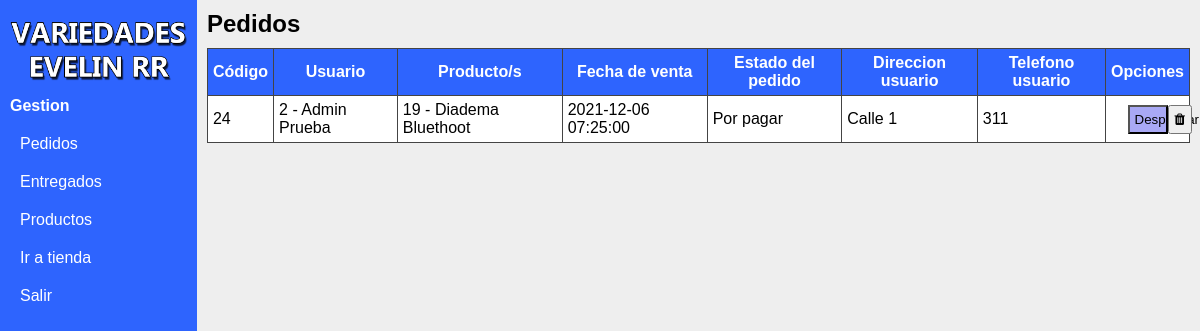
Screenshot of /Gestion-VERR/main.php with the database file from the repository.
### tables this page shows
CREATE TABLE `pedido` (
  `codped` int(11) NOT NULL,
  `codusu` int(11) NOT NULL,
  `codpro` int(11) NOT NULL,
  `fecped` datetime NOT NULL,
  `estado` int(11) NOT NULL,
  `dirusuped` varchar(50) NOT NULL,
  `telusuped` varchar(12) NOT NULL
);

CREATE TABLE `usuario` (
  `codusu` int(11) NOT NULL,
  `nomusu` varchar(50) DEFAULT NULL,
  `apeusu` varchar(50) DEFAULT NULL,
  `emausu` varchar(50) NOT NULL,
  `pasusu` varchar(20) NOT NULL,
  `rolusu` varchar(20) NOT NULL,
  `estado` int(11) NOT NULL
);

CREATE TABLE `producto` (
  `codpro` int(11) NOT NULL,
  `nompro` varchar(50) DEFAULT NULL,
  `despro` varchar(100) DEFAULT NULL,
  `prepro` int(11) DEFAULT NULL,
  `estado` int(11) DEFAULT NULL,
  `rutimapro` varchar(100) DEFAULT NULL,
  `canpro` int(11) NOT NULL
);

### Gestion-VERR/main.php (the view, shortened to what this page needs)
<?php
	include('config/conexion.php');
?>
<!DOCTYPE html>
<html>
<head>
	<link rel="stylesheet" type="text/css" href="css/index.css">
	<link rel="stylesheet" type="text/css" href="font-awesome-4.7.0/css/font-awesome.min.css">
</head>
<body>
	<div class="main-container">
		<?php include ("layouts/navbar.php"); ?>
		<div class="body-page">
			<h2>Pedidos</h2>
			<table class="mt10">
				<thead>
					<tr>
						<th>Código</th>
						<th>Usuario</th>
						<th>Producto/s</th>
						<th>Fecha de venta</th>
						<th>Estado del pedido</th>
						<th>Direccion usuario</th>
						<th>Telefono usuario</th>
						<th>Opciones</th>
					</tr>
				</thead>
				<tbody>
					<?php
					$sql="SELECT pedido.*, usuario.*, producto.*,
					CASE WHEN pedido.estado = 2 THEN 'Por pagar' ELSE
						CASE WHEN pedido.estado = 3 THEN 'En camino' ELSE 'Otro'
							END
						END estadotexto, pedido.estado estadoped
					FROM pedido
					INNER JOIN usuario
					ON pedido.codusu = usuario.codusu
					INNER JOIN producto
					ON pedido.codpro = producto.codpro
					WHERE pedido.estado = 2 || pedido.estado = 3";
					$resultado = mysqli_query($con, $sql);
					while($row=mysqli_fetch_array($resultado)){
						echo
						'
						<tr>
							<td>'.$row['codped'].'</td>
							<td>'.$row['codusu'].' - '.$row['nomusu'].' '.$row['apeusu'].'</td>
							<td>'.$row['codpro'].' - '.$row['nompro'].'</td>
							<td>'.$row['fecped'].'</td>
							<td>'.$row['estadotexto'].'</td>
							<td>'.$row['dirusuped'].'</td>
							<td>'.$row['telusuped'].'</td>';							;
							if ($row['estadoped'] == 3) {
								echo '<td class="td-option">
								<div class="div-flex div-td-opt-button">
								<button onclick="confirmar_entrega('.$row['codped'].')" style="background: #81BEF7;">Entregado</button>';
							}else {
							echo '<td class="td-option">
								<div class="div-flex div-td-opt-button">
								<button onclick="despachado('.$row['codped'].')" style="background: #A9A9F5;">Despachar</button>';
						}
						echo '
								<button onclick="eliminar_pedido('.$row['codped'].')"><i class="fa fa-trash" aria-hidden="true"></i></button>
									</div>
								</td>
						</tr>';
					} ?>
				</tbody>
			</table>
		</div>
	</div>
</body>
</html>

### Gestion-VERR/css/index.css (style rules this page uses)
* { margin: 0; padding: 0; box-sizing: border-box; font-family: sans-serif; list-style: none; }
body { width: 100%; background: #eee; }
button { padding: 10px; cursor: pointer; }
.main-container { display: flex; width: 100%; height: 100vh; }
.mt10 { margin-top: 10px; }
.body-page { width: calc(100% - 180px); padding: 10px; height: 100%; }
table { width: 100%; border-collapse: collapse; }
th,td { padding: 5px; border: 1px solid #444; }
th { background:#2E64FE; color: white; }
td { background: #fff; color: black; }
.td-option { width: 60px; }
.div-td-opt-button { width: 40px; margin: auto; }
.div-td-opt-button button { width: 40px; padding: 5px; cursor: pointer; }
.div-flex { display: flex; }

### rows the page displays
pedido: codped "24", usuario.codusu "2", usuario.nomusu "Admin", usuario.apeusu "Prueba", producto.codpro "19", producto.nompro "Diadema Bluethoot", fecped "2021-12-06 07:25:00", estadotexto "Por pagar", dirusuped "Calle 1", telusuped "311"
